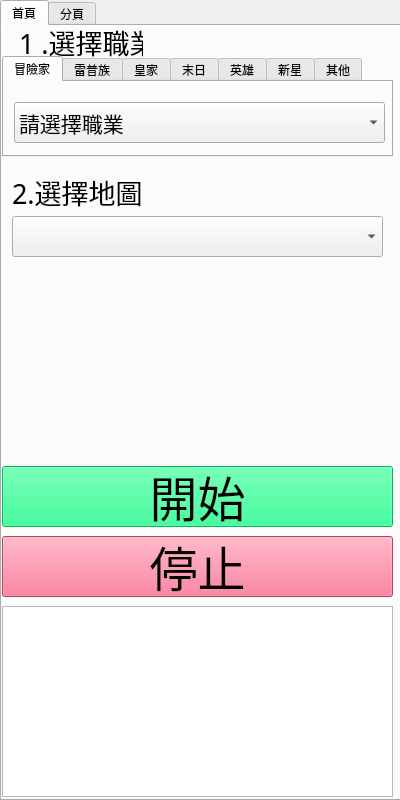
<?xml version="1.0" encoding="UTF-8"?>
<ui version="4.0">
 <class>MainWindow</class>
 <widget class="QMainWindow" name="MainWindow">
  <property name="geometry">
   <rect>
    <x>0</x>
    <y>0</y>
    <width>400</width>
    <height>800</height>
   </rect>
  </property>
  <property name="windowTitle">
   <string>我就懶( v1.1.0 )</string>
  </property>
  <widget class="QWidget" name="centralwidget">
   <widget class="QTabWidget" name="tabWidget">
    <property name="geometry">
     <rect>
      <x>0</x>
      <y>0</y>
      <width>401</width>
      <height>801</height>
     </rect>
    </property>
    <property name="layoutDirection">
     <enum>Qt::LeftToRight</enum>
    </property>
    <property name="currentIndex">
     <number>0</number>
    </property>
    <widget class="QWidget" name="tab">
     <attribute name="title">
      <string>首頁</string>
     </attribute>
     <widget class="QLabel" name="label">
      <property name="geometry">
       <rect>
        <x>10</x>
        <y>0</y>
        <width>131</width>
        <height>31</height>
       </rect>
      </property>
      <property name="font">
       <font>
        <family>Agency FB</family>
        <pointsize>20</pointsize>
       </font>
      </property>
      <property name="text">
       <string> 1 .選擇職業</string>
      </property>
     </widget>
     <widget class="QTextBrowser" name="textBrowser">
      <property name="geometry">
       <rect>
        <x>0</x>
        <y>580</y>
        <width>391</width>
        <height>191</height>
       </rect>
      </property>
      <property name="font">
       <font>
        <family>Agency FB</family>
        <pointsize>12</pointsize>
       </font>
      </property>
      <property name="html">
       <string>&lt;!DOCTYPE HTML PUBLIC &quot;-//W3C//DTD HTML 4.0//EN&quot; &quot;http://www.w3.org/TR/REC-html40/strict.dtd&quot;&gt;
&lt;html&gt;&lt;head&gt;&lt;meta name=&quot;qrichtext&quot; content=&quot;1&quot; /&gt;&lt;style type=&quot;text/css&quot;&gt;
p, li { white-space: pre-wrap; }
&lt;/style&gt;&lt;/head&gt;&lt;body style=&quot; font-family:'Agency FB'; font-size:12pt; font-weight:400; font-style:normal;&quot;&gt;
&lt;p style=&quot;-qt-paragraph-type:empty; margin-top:0px; margin-bottom:0px; margin-left:0px; margin-right:0px; -qt-block-indent:0; text-indent:0px; font-size:16pt;&quot;&gt;&lt;br /&gt;&lt;/p&gt;&lt;/body&gt;&lt;/html&gt;</string>
      </property>
     </widget>
     <widget class="QPushButton" name="pushButton">
      <property name="geometry">
       <rect>
        <x>0</x>
        <y>440</y>
        <width>391</width>
        <height>61</height>
       </rect>
      </property>
      <property name="font">
       <font>
        <family>Agency FB</family>
        <pointsize>36</pointsize>
       </font>
      </property>
      <property name="styleSheet">
       <string notr="true">background-color: rgb(0, 255, 127);</string>
      </property>
      <property name="text">
       <string>開始</string>
      </property>
     </widget>
     <widget class="QPushButton" name="pushButton_2">
      <property name="geometry">
       <rect>
        <x>0</x>
        <y>510</y>
        <width>391</width>
        <height>61</height>
       </rect>
      </property>
      <property name="font">
       <font>
        <family>Agency FB</family>
        <pointsize>36</pointsize>
       </font>
      </property>
      <property name="styleSheet">
       <string notr="true">background-color: rgb(255, 85, 127);</string>
      </property>
      <property name="text">
       <string>停止</string>
      </property>
     </widget>
     <widget class="QTabWidget" name="tabWidget_2">
      <property name="geometry">
       <rect>
        <x>0</x>
        <y>30</y>
        <width>391</width>
        <height>101</height>
       </rect>
      </property>
      <property name="currentIndex">
       <number>0</number>
      </property>
      <widget class="QWidget" name="tab_3">
       <attribute name="title">
        <string>冒險家</string>
       </attribute>
       <widget class="QComboBox" name="comboBox">
        <property name="geometry">
         <rect>
          <x>10</x>
          <y>20</y>
          <width>371</width>
          <height>41</height>
         </rect>
        </property>
        <property name="font">
         <font>
          <family>Agency FB</family>
          <pointsize>16</pointsize>
         </font>
        </property>
        <property name="layoutDirection">
         <enum>Qt::LeftToRight</enum>
        </property>
        <item>
         <property name="text">
          <string>請選擇職業</string>
         </property>
        </item>
        <item>
         <property name="text">
          <string>夜使者</string>
         </property>
        </item>
        <item>
         <property name="text">
          <string>影舞者</string>
         </property>
        </item>
        <item>
         <property name="text">
          <string>暗影神偷</string>
         </property>
        </item>
        <item>
         <property name="text">
          <string>主教</string>
         </property>
        </item>
        <item>
         <property name="text">
          <string>冰雷魔導</string>
         </property>
        </item>
        <item>
         <property name="text">
          <string>火毒魔導</string>
         </property>
        </item>
        <item>
         <property name="text">
          <string>神射手</string>
         </property>
        </item>
        <item>
         <property name="text">
          <string>開拓者</string>
         </property>
        </item>
        <item>
         <property name="text">
          <string>箭神</string>
         </property>
        </item>
        <item>
         <property name="text">
          <string>龍騎士</string>
         </property>
        </item>
        <item>
         <property name="text">
          <string>黑騎士</string>
         </property>
        </item>
        <item>
         <property name="text">
          <string>聖騎士</string>
         </property>
        </item>
        <item>
         <property name="text">
          <string>槍神</string>
         </property>
        </item>
        <item>
         <property name="text">
          <string>拳霸</string>
         </property>
        </item>
        <item>
         <property name="text">
          <string>重砲指揮</string>
         </property>
        </item>
       </widget>
      </widget>
      <widget class="QWidget" name="tab_4">
       <attribute name="title">
        <string>雷普族</string>
       </attribute>
       <widget class="QComboBox" name="comboBox_2">
        <property name="geometry">
         <rect>
          <x>10</x>
          <y>20</y>
          <width>371</width>
          <height>41</height>
         </rect>
        </property>
        <property name="font">
         <font>
          <family>Agency FB</family>
          <pointsize>16</pointsize>
         </font>
        </property>
        <property name="layoutDirection">
         <enum>Qt::LeftToRight</enum>
        </property>
        <item>
         <property name="text">
          <string>請選擇職業</string>
         </property>
        </item>
        <item>
         <property name="text">
          <string>阿戴爾</string>
         </property>
        </item>
        <item>
         <property name="text">
          <string>亞克</string>
         </property>
        </item>
        <item>
         <property name="text">
          <string>伊利恩</string>
         </property>
        </item>
        <item>
         <property name="text">
          <string>卡莉</string>
         </property>
        </item>
       </widget>
      </widget>
      <widget class="QWidget" name="tab_5">
       <attribute name="title">
        <string>皇家</string>
       </attribute>
       <widget class="QComboBox" name="comboBox_3">
        <property name="geometry">
         <rect>
          <x>10</x>
          <y>20</y>
          <width>371</width>
          <height>41</height>
         </rect>
        </property>
        <property name="font">
         <font>
          <family>Agency FB</family>
          <pointsize>16</pointsize>
         </font>
        </property>
        <property name="layoutDirection">
         <enum>Qt::LeftToRight</enum>
        </property>
        <item>
         <property name="text">
          <string>請選擇職業</string>
         </property>
        </item>
        <item>
         <property name="text">
          <string>聖魂劍士</string>
         </property>
        </item>
        <item>
         <property name="text">
          <string>破風使者</string>
         </property>
        </item>
        <item>
         <property name="text">
          <string>暗夜使者</string>
         </property>
        </item>
        <item>
         <property name="text">
          <string>閃雷悍將</string>
         </property>
        </item>
        <item>
         <property name="text">
          <string>烈焰巫師</string>
         </property>
        </item>
        <item>
         <property name="text">
          <string>米哈逸</string>
         </property>
        </item>
       </widget>
      </widget>
      <widget class="QWidget" name="tab_6">
       <attribute name="title">
        <string>末日</string>
       </attribute>
       <widget class="QComboBox" name="comboBox_4">
        <property name="geometry">
         <rect>
          <x>10</x>
          <y>20</y>
          <width>371</width>
          <height>41</height>
         </rect>
        </property>
        <property name="font">
         <font>
          <family>Agency FB</family>
          <pointsize>16</pointsize>
         </font>
        </property>
        <property name="layoutDirection">
         <enum>Qt::LeftToRight</enum>
        </property>
        <item>
         <property name="text">
          <string>請選擇職業</string>
         </property>
        </item>
        <item>
         <property name="text">
          <string>惡魔復仇</string>
         </property>
        </item>
        <item>
         <property name="text">
          <string>惡魔殺手</string>
         </property>
        </item>
        <item>
         <property name="text">
          <string>傑諾</string>
         </property>
        </item>
        <item>
         <property name="text">
          <string>爆拳槍神</string>
         </property>
        </item>
        <item>
         <property name="text">
          <string>煉獄巫師</string>
         </property>
        </item>
        <item>
         <property name="text">
          <string>狂豹獵人</string>
         </property>
        </item>
        <item>
         <property name="text">
          <string>機甲戰神</string>
         </property>
        </item>
       </widget>
      </widget>
      <widget class="QWidget" name="tab_7">
       <attribute name="title">
        <string>英雄</string>
       </attribute>
       <widget class="QComboBox" name="comboBox_5">
        <property name="geometry">
         <rect>
          <x>10</x>
          <y>20</y>
          <width>371</width>
          <height>41</height>
         </rect>
        </property>
        <property name="font">
         <font>
          <family>Agency FB</family>
          <pointsize>16</pointsize>
         </font>
        </property>
        <property name="layoutDirection">
         <enum>Qt::LeftToRight</enum>
        </property>
        <item>
         <property name="text">
          <string>請選擇職業</string>
         </property>
        </item>
        <item>
         <property name="text">
          <string>夜光</string>
         </property>
        </item>
        <item>
         <property name="text">
          <string>龍魔導士</string>
         </property>
        </item>
        <item>
         <property name="text">
          <string>狂狼勇士</string>
         </property>
        </item>
        <item>
         <property name="text">
          <string>精靈遊俠</string>
         </property>
        </item>
        <item>
         <property name="text">
          <string>幻影俠盜</string>
         </property>
        </item>
        <item>
         <property name="text">
          <string>隱月</string>
         </property>
        </item>
       </widget>
      </widget>
      <widget class="QWidget" name="tab_8">
       <attribute name="title">
        <string>新星</string>
       </attribute>
       <widget class="QComboBox" name="comboBox_6">
        <property name="geometry">
         <rect>
          <x>10</x>
          <y>20</y>
          <width>371</width>
          <height>41</height>
         </rect>
        </property>
        <property name="font">
         <font>
          <family>Agency FB</family>
          <pointsize>16</pointsize>
         </font>
        </property>
        <property name="layoutDirection">
         <enum>Qt::LeftToRight</enum>
        </property>
        <item>
         <property name="text">
          <string>請選擇職業</string>
         </property>
        </item>
        <item>
         <property name="text">
          <string>天使破壞者</string>
         </property>
        </item>
        <item>
         <property name="text">
          <string>凱薩</string>
         </property>
        </item>
        <item>
         <property name="text">
          <string>卡蒂娜</string>
         </property>
        </item>
        <item>
         <property name="text">
          <string>卡殷</string>
         </property>
        </item>
       </widget>
      </widget>
      <widget class="QWidget" name="tab_9">
       <attribute name="title">
        <string>其他</string>
       </attribute>
       <widget class="QComboBox" name="comboBox_7">
        <property name="geometry">
         <rect>
          <x>10</x>
          <y>20</y>
          <width>371</width>
          <height>41</height>
         </rect>
        </property>
        <property name="font">
         <font>
          <family>Agency FB</family>
          <pointsize>16</pointsize>
         </font>
        </property>
        <property name="layoutDirection">
         <enum>Qt::LeftToRight</enum>
        </property>
        <item>
         <property name="text">
          <string>請選擇職業</string>
         </property>
        </item>
        <item>
         <property name="text">
          <string>陰陽師</string>
         </property>
        </item>
        <item>
         <property name="text">
          <string>劍豪</string>
         </property>
        </item>
        <item>
         <property name="text">
          <string>菈菈</string>
         </property>
        </item>
        <item>
         <property name="text">
          <string>虎影</string>
         </property>
        </item>
        <item>
         <property name="text">
          <string>幻獸師</string>
         </property>
        </item>
        <item>
         <property name="text">
          <string>凱內西斯</string>
         </property>
        </item>
        <item>
         <property name="text">
          <string>神之子</string>
         </property>
        </item>
       </widget>
      </widget>
     </widget>
     <widget class="QLabel" name="label_2">
      <property name="geometry">
       <rect>
        <x>10</x>
        <y>150</y>
        <width>131</width>
        <height>31</height>
       </rect>
      </property>
      <property name="font">
       <font>
        <family>Agency FB</family>
        <pointsize>20</pointsize>
       </font>
      </property>
      <property name="text">
       <string>2.選擇地圖</string>
      </property>
     </widget>
     <widget class="QComboBox" name="comboBox_8">
      <property name="geometry">
       <rect>
        <x>10</x>
        <y>190</y>
        <width>371</width>
        <height>41</height>
       </rect>
      </property>
      <property name="font">
       <font>
        <family>Agency FB</family>
        <pointsize>16</pointsize>
       </font>
      </property>
      <property name="layoutDirection">
       <enum>Qt::LeftToRight</enum>
      </property>
     </widget>
    </widget>
    <widget class="QWidget" name="tab_2">
     <attribute name="title">
      <string>分頁</string>
     </attribute>
    </widget>
   </widget>
  </widget>
 </widget>
 <resources/>
 <connections/>
</ui>
